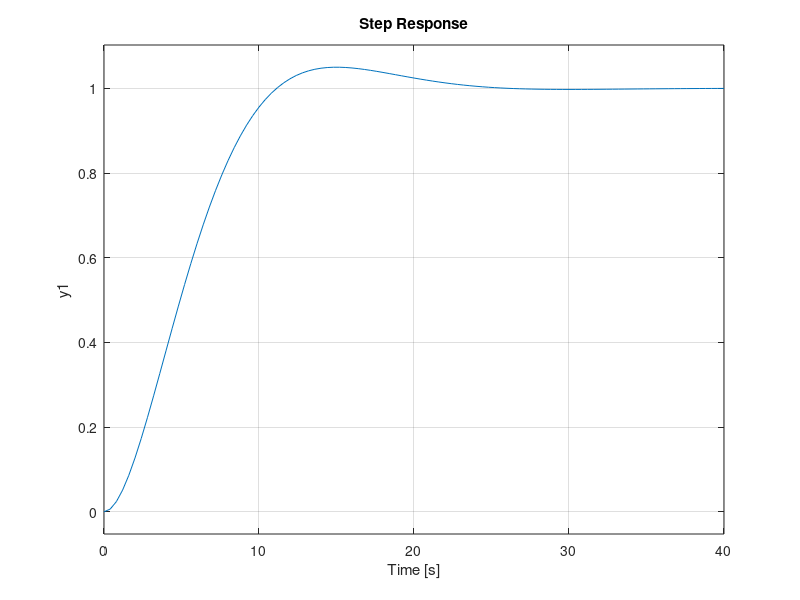

Write MATLAB code to recreate this figure.
close all; clear all; history -c; clc;
pkg load control;

yss = 1;
ymax = 1.05;
K = yss;

% Se calcula Mp para poder obtener psita:
Mp = (ymax-yss)/yss;
psita = sqrt(log(Mp)^2/(pi^2 + log(Mp)^2)) % psita = 0.6901

% Con el tiempo pico se puede obtener Wn:
Tp = 15;
Wn = pi/(Tp*sqrt(1-0.6901^2)) % Wn = 0.2894

% Por ultimo se arma la F(s)
F = tf([K*Wn^2], [1 2*psita*Wn Wn^2])
step(F)
